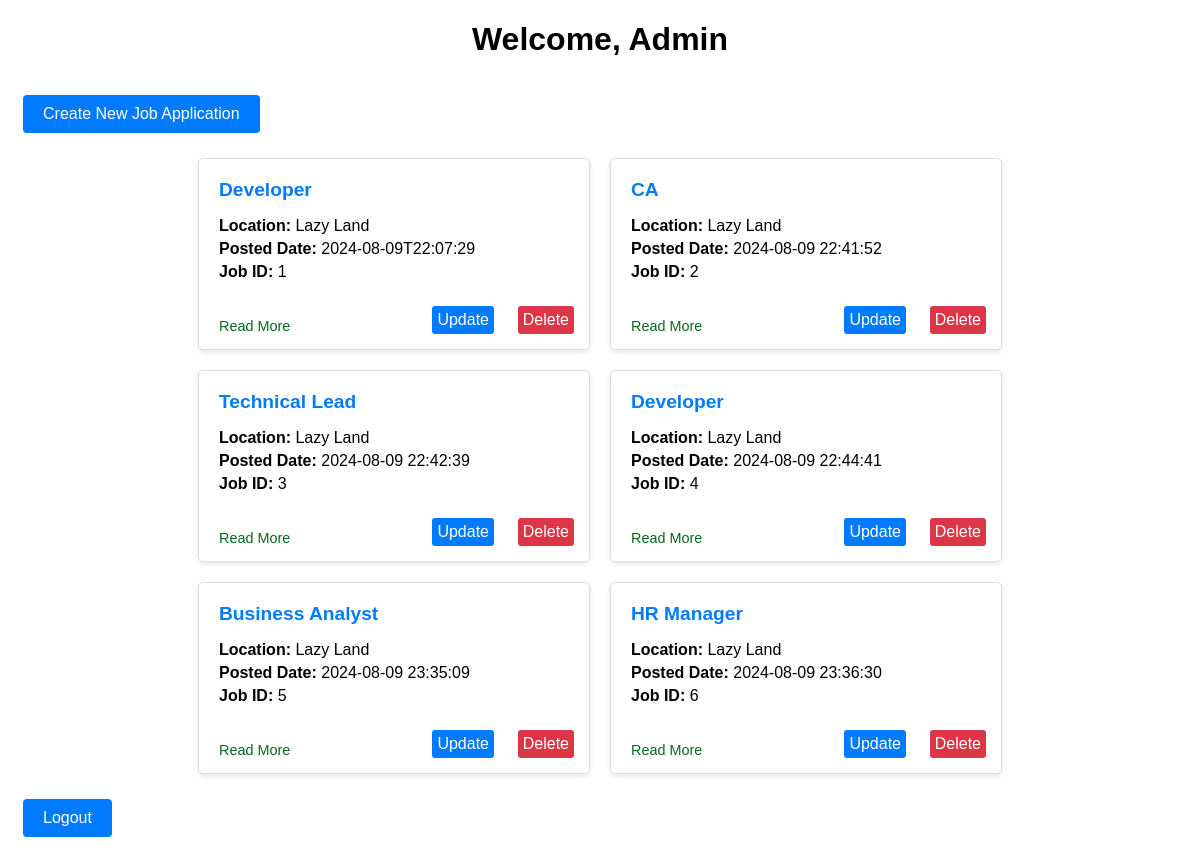
Before: /admin/admin_dashboard (signed in) with the older database file.
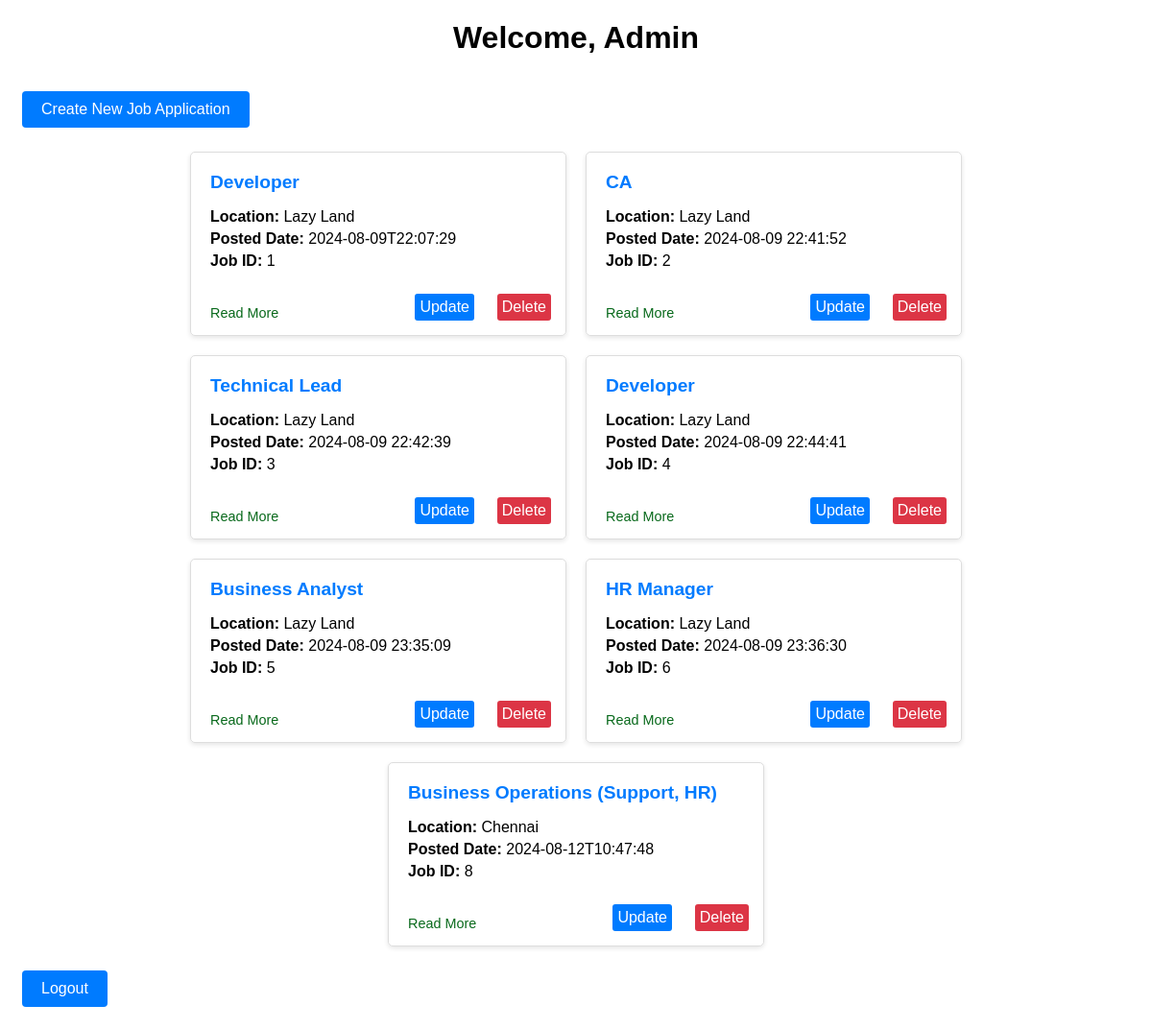
After: the same page with the newer database file.
### tables this page shows
CREATE TABLE job_applications (
                id INTEGER PRIMARY KEY AUTOINCREMENT,
                position TEXT NOT NULL,
                company TEXT NOT NULL,
                location TEXT NOT NULL,
                experience_range TEXT NOT NULL,
                description TEXT NOT NULL,
                posted_date TEXT NOT NULL
            );

### admin.py (the view)
@admin_blueprint.route('/admin_dashboard')
def dashboard():
    if 'username' not in session or not is_admin(session['username']):
        flash('You are not authorized to access this page.')
        return redirect(url_for('auth.sign_in'))
    db = get_db()
    job_applications = db.execute('SELECT id, position, company, location, experience_range, description, posted_date FROM job_applications').fetchall()
    return render_template('admin_dashboard.html', job_applications=job_applications)

### admin.py (called while the page is built)
def is_admin(username):
    db = get_db()
    user_info = db.execute('SELECT is_admin FROM users WHERE username = ?', (username,)).fetchone()
    return user_info['is_admin'] == 1

### create_db.py (called while the page is built)
def get_db():
    conn = sqlite3.connect(DATABASE)
    conn.row_factory = sqlite3.Row
    return conn

### templates/admin_dashboard.html (shortened to what this page needs)
<!DOCTYPE html>
<html lang="en">
<head>
    <link rel="stylesheet" href="{{ url_for('static', filename='admin_dashboard.css') }}">
</head>
<body>
    <h1>Welcome, Admin</h1>
    <a href="{{ url_for('admin.create_job') }}">Create New Job Application</a>
    <div class="job-applications">
        {% for job in job_applications %}
        <div class="job-box" onclick="window.location.href='{{ url_for('admin.view_job', job_id=job.id) }}'">
            <h2 class="job-title">{{ job.position }}</h2>
            <p><strong>Location:</strong> {{ job.location }}</p>
            <p><strong>Posted Date:</strong> {{ job.posted_date }}</p>
            <p><strong>Job ID:</strong> {{ job.id }}</p>
            <p class="read-more">Read More</p>
            <a href="{{ url_for('admin.edit_job', job_id=job.id) }}" class="update-btn">Update</a>
            <a href="{{ url_for('admin.delete_job', job_id=job.id) }}" class="delete-btn" onclick="return confirm('Are you sure you want to delete this job?');">Delete</a>
        </div>
        {% endfor %}
    </div>
    <a href="{{url_for('auth.sign_out')}}">Logout</a>
</body>
</html>

### static/admin_dashboard.css (style rules this page uses)
body { font-family: Arial, sans-serif; }
h1 { text-align: center; }
a { display: inline-block; margin: 15px; padding: 10px 20px; background-color: #007bff; color: #fff; text-decoration: none; border-radius: 4px; text-align: center; }
.job-applications { display: flex; flex-wrap: wrap; justify-content: center; }
.job-box { border: 1px solid #ddd; padding: 20px; margin: 10px; border-radius: 5px; width: 350px; min-height: 150px; box-shadow: 0 2px 5px rgba(0, 0, 0, 0.1); position: relative; transition: background-color 0.3s; }
.job-box h2 { margin-top: 0; color: #007bff; }
.job-box p { margin: 5px 0; }
.job-title { font-size: 1.2em; color: #333; }
.update-btn, .delete-btn { position: absolute; display: inline-block; padding: 5px 5px; bottom: 10px; margin: 5px; color: white; text-decoration: none; border-radius: 3px; }
.update-btn { background-color: #007bff; right: 90px; }
.delete-btn { background-color: #dc3545; right: 10px; }
.read-more { position: absolute; bottom: 10px; left: 20px; font-size: 0.9em; color: #08691b; background: transparent; text-decoration: none; }

Changed rows visible on the page:
added job_applications: position "Business Operations (Support, HR)", location "Chennai", posted_date "2024-08-12T10:47:48", id "8"
